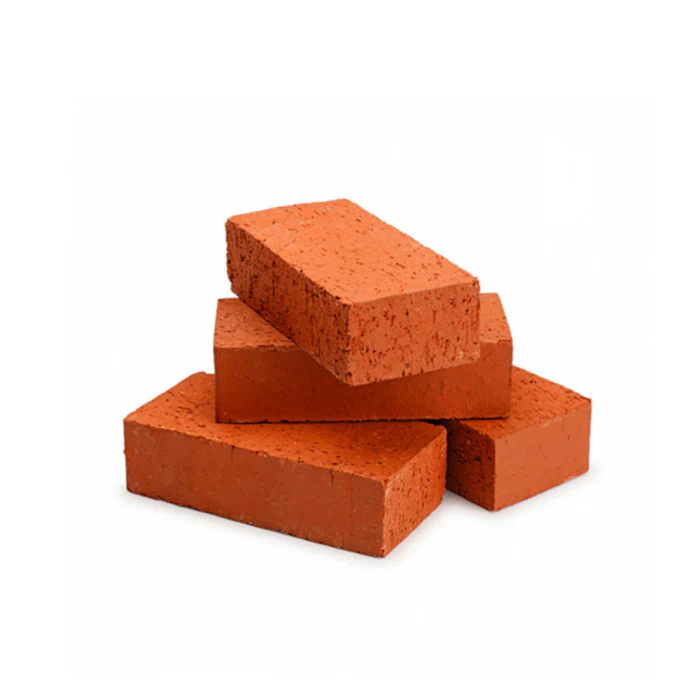
#> input picture Probabildad/imagen.png, 700 x 700 px
$ python '047_Probabilidad_Pract47_Detección de Aristas y Segmentación_V0_21310181.py'
#> lines starting #> are read from the running program, lines starting #| are printed output that depends on the picture; after the words box and inside, x2 and y2 are one past the last pixel; in counts of white or black regions, pixels touching at a corner belong together
#Paulo Enrique Muñoz Razón    21310181_E1      2 de Mayo del 2024
#Inteligencia artificial
#Probabilidad (Incertidumbre)

#Probabilidad-Detección de Aristas y Segmentación
#!/usr/bin/env python
# -*- coding: cp1252 -*-
# -*- coding: 850 -*-
# -*- coding: utf-8 -*-ç

import cv2
import numpy as np
import matplotlib.pyplot as plt

# Cargar una imagen en escala de grises
image = cv2.imread('imagen.png', cv2.IMREAD_GRAYSCALE)
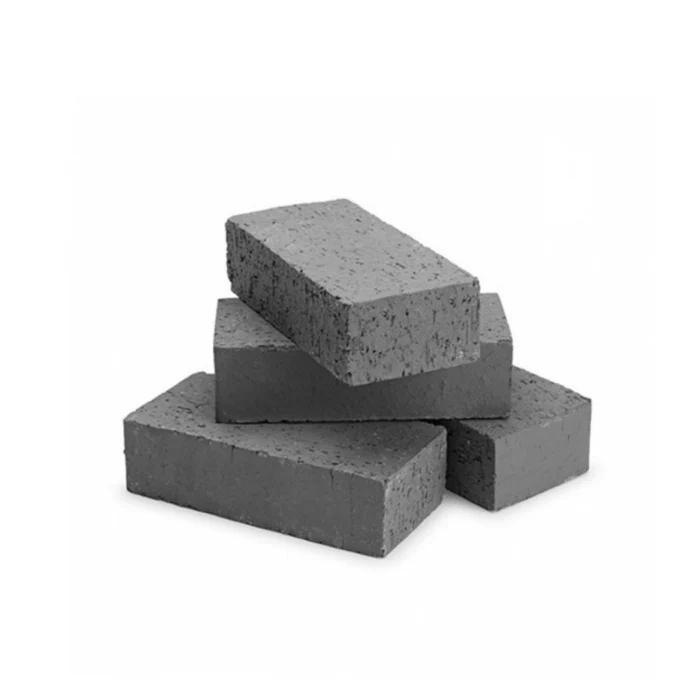
#> image: shape (700, 700); min 1, max 255, mean 220.9

# Aplicar el operador Canny para detectar bordes
edges = cv2.Canny(image, 100, 200)
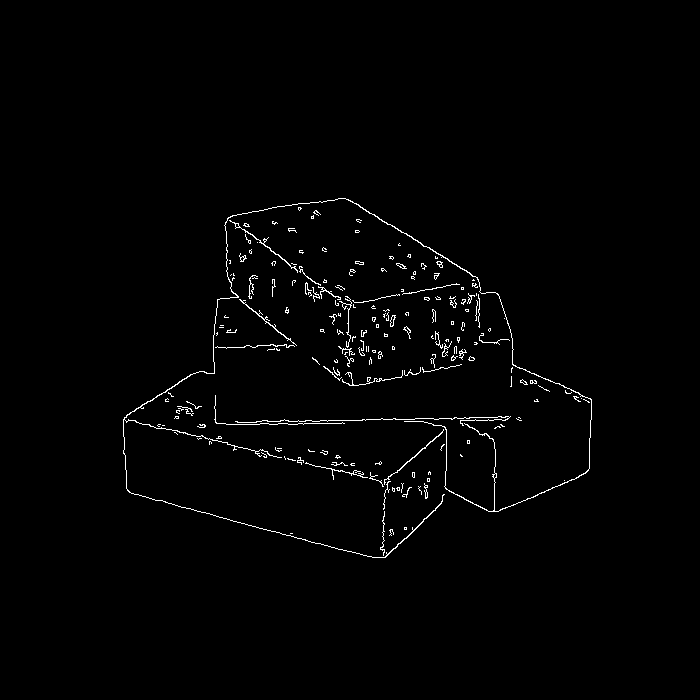
#> edges: shape (700, 700); 1.2% white in thin lines or dots, all inside (x1, y1, x2, y2) = (123, 198, 592, 558)

# Aplicar la segmentación por umbralización (binarización)
ret, thresholded = cv2.threshold(image, 127, 255, cv2.THRESH_BINARY)
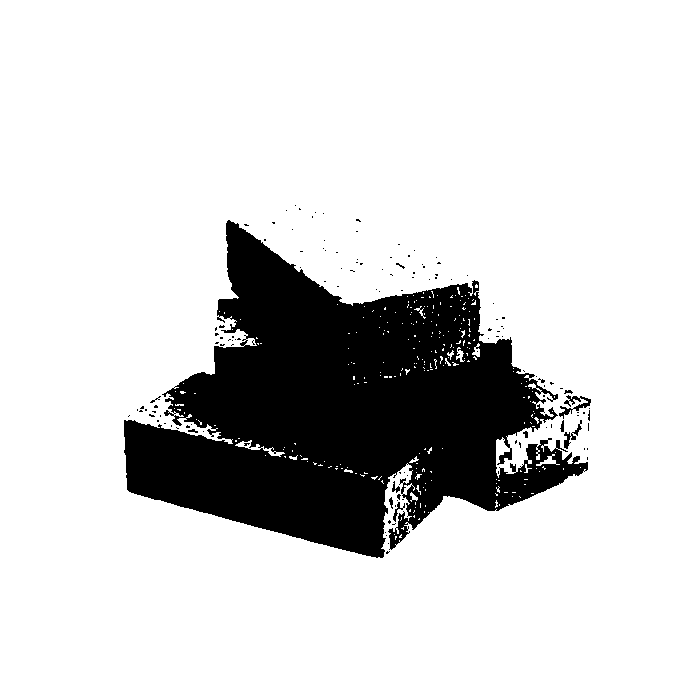
#> thresholded: shape (700, 700); 83.3% white; 132 black regions (121 under 20 px), largest, box (x1, y1, x2, y2) and area: (124, 220, 588, 558) 80783, (559, 395, 591, 419) 245, (564, 420, 582, 449) 144

# Mostrar las imágenes originales y procesadas
plt.figure(figsize=(10, 6))

plt.subplot(131)
plt.imshow(image, cmap='gray')
plt.title('Imagen Original')
plt.axis('off')

plt.subplot(132)
plt.imshow(edges, cmap='gray')
plt.title('Detección de Bordes (Canny)')
plt.axis('off')

plt.subplot(133)
plt.imshow(thresholded, cmap='gray')
plt.title('Segmentación por Umbralización')
plt.axis('off')

plt.show()
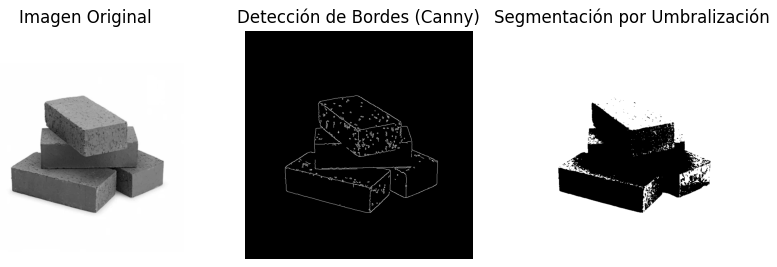
#> figure drawn by matplotlib, 3 panels
